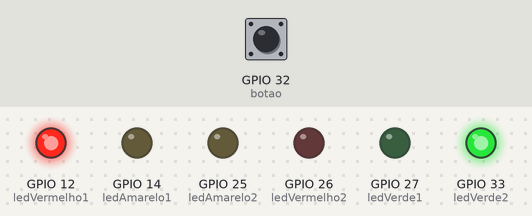
Recording of a sketch running on a simulated ESP32. Shown: output pins drawn as LEDs (lit = HIGH). Dashed ring = blinking. The test bench sets the inputs (shaded band); at power-on: GPIO 32 (botao) HIGH.

Above: at 1.2 s.
1.3 s: GPIO 32 (botao) pulled LOW for 0.15 s
15.5 s: GPIO 32 (botao) pulled LOW for 1 s
At 22.3 s:
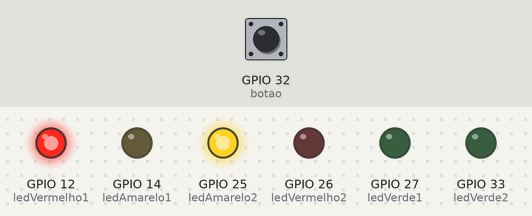
31.5 s: GPIO 32 (botao) pulled LOW for 0.15 s
At 33.4 s:
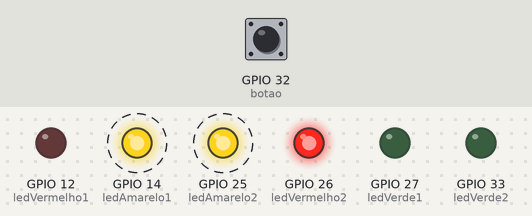
35.0 s: GPIO 32 (botao) pulled LOW for 3.2 s
At 45.0 s:
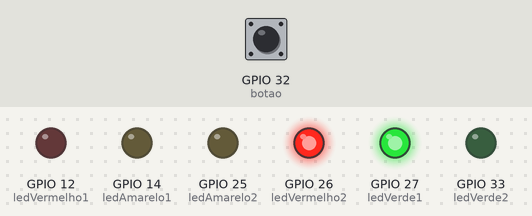
Timing chart, 0 to 51.5 s (numbered marks = the images above; inputs shaded):
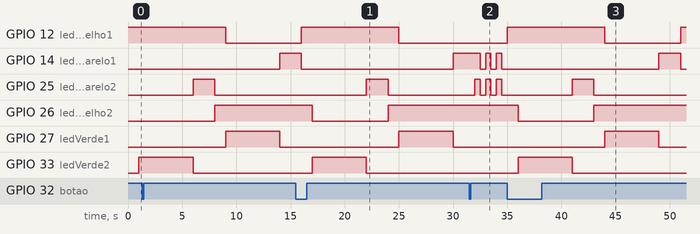

Measured:
- after the input at 15.5 s, GPIO 12 (ledVermelho1): LOW → HIGH after 0.50 s, → LOW 9.0 s later; GPIO 26 (ledVermelho2): HIGH → LOW after 1.5 s, → HIGH 7.0 s later; GPIO 27 (ledVerde1): LOW → HIGH after 9.5 s, → LOW 5.0 s later; GPIO 33 (ledVerde2): LOW → HIGH after 1.5 s, → LOW 5.0 s later
- after the input at 31.5 s, GPIO 12 (ledVermelho1): stays LOW (without the input it goes to HIGH after 0.50 s); GPIO 25 (ledAmarelo2): alternates HIGH for 0.50 s and LOW for 0.50 s, starting after 0.50 s
- after the input at 35.0 s, GPIO 12 (ledVermelho1): LOW → HIGH at once, → LOW 9.0 s later, → HIGH 7.0 s later; GPIO 26 (ledVermelho2): HIGH → LOW after 1.0 s, → HIGH 7.0 s later; GPIO 27 (ledVerde1): LOW → HIGH after 9.0 s, → LOW 5.0 s later; GPIO 33 (ledVerde2): LOW → HIGH after 1.0 s, → LOW 5.0 s later

The sketch:

Flashing-TrafficLight.ino
```cpp
#include <Arduino.h>

// Define as portas dos LEDs no ESP32
// Semáforo 1
const int ledVermelho1 = 12; // LED vermelho (Pare)
const int ledAmarelo1 = 14; // LED Amarelo (Atenção)
const int ledVerde1 = 27; // LED Verde (Siga)

// Semáforo 2
const int ledVermelho2 = 26; // LED vermelho (Pare)
const int ledAmarelo2 = 25; // LED Amarelo (Atenção)
const int ledVerde2 = 33; // LED Verde (Siga)

// Botão para ativar/desativar modo intermitente
const int botao = 32; // Porta do botão

// Variável de estado do modo intermitente
volatile bool modoIntermitente = false;
volatile unsigned long ultimaTrocaModo = 0; // Para debounce
const unsigned long debounceDelay = 1000; // Tempo de debounce (em milissegundos)

// Função de configuração principal
void setup() {
  // Configura as portas como saídas
  // Semáforo 1
  pinMode(ledVermelho1, OUTPUT);
  pinMode(ledAmarelo1, OUTPUT);
  pinMode(ledVerde1, OUTPUT);

  // Semáforo 2
  pinMode(ledVermelho2, OUTPUT);
  pinMode(ledAmarelo2, OUTPUT);
  pinMode(ledVerde2, OUTPUT);

  // Configura a porta do botão como entrada com pullup interno
  pinMode(botao, INPUT_PULLUP);

  // Configura a interrupção no botão
  attachInterrupt(digitalPinToInterrupt(botao), mudarModo, FALLING);
}

// Função de loop principal
void loop() {
  if (modoIntermitente) {
    // Modo intermitente: pisca os LEDs amarelos
    digitalWrite(ledAmarelo1, HIGH);
    digitalWrite(ledAmarelo2, HIGH);
    delay(500);
    digitalWrite(ledAmarelo1, LOW);
    digitalWrite(ledAmarelo2, LOW);
    delay(500);
  } else {
    // Modo normal: sequência dos semáforos
    // Liga led vermelho do semáforo 1
    digitalWrite(ledVermelho1, HIGH);
    digitalWrite(ledAmarelo1, LOW);
    digitalWrite(ledVerde1, LOW);

    delay(1000); // Espera 1 segundo

    // Liga led verde do semáforo 2
    digitalWrite(ledVermelho2, LOW);
    digitalWrite(ledAmarelo2, LOW);
    digitalWrite(ledVerde2, HIGH);

    delay(5000); // Espera 5 segundos

    // Liga led amarelo do semáforo 2
    digitalWrite(ledVermelho2, LOW);
    digitalWrite(ledAmarelo2, HIGH);
    digitalWrite(ledVerde2, LOW);

    delay(2000); // Espera 2 segundos

    // Liga led vermelho do semáforo 2
    digitalWrite(ledVermelho2, HIGH);
    digitalWrite(ledAmarelo2, LOW);
    digitalWrite(ledVerde2, LOW);

    delay(1000); // Espera 1 segundo

    // Liga led verde do semáforo 1
    digitalWrite(ledVermelho1, LOW);
    digitalWrite(ledAmarelo1, LOW);
    digitalWrite(ledVerde1, HIGH);

    delay(5000); // Espera 5 segundos

    // Liga led amarelo do semáforo 1
    digitalWrite(ledVermelho1, LOW);
    digitalWrite(ledAmarelo1, HIGH);
    digitalWrite(ledVerde1, LOW);

    delay(2000); // Espera 2 segundos
  }
}

// Função de interrupção para mudar o modo
void mudarModo() {
  // Verifica se já passou o tempo de debounce
  unsigned long tempoAtual = millis();
  if (tempoAtual - ultimaTrocaModo > debounceDelay) {
    modoIntermitente = !modoIntermitente;
    ultimaTrocaModo = tempoAtual;
  }
}
```
